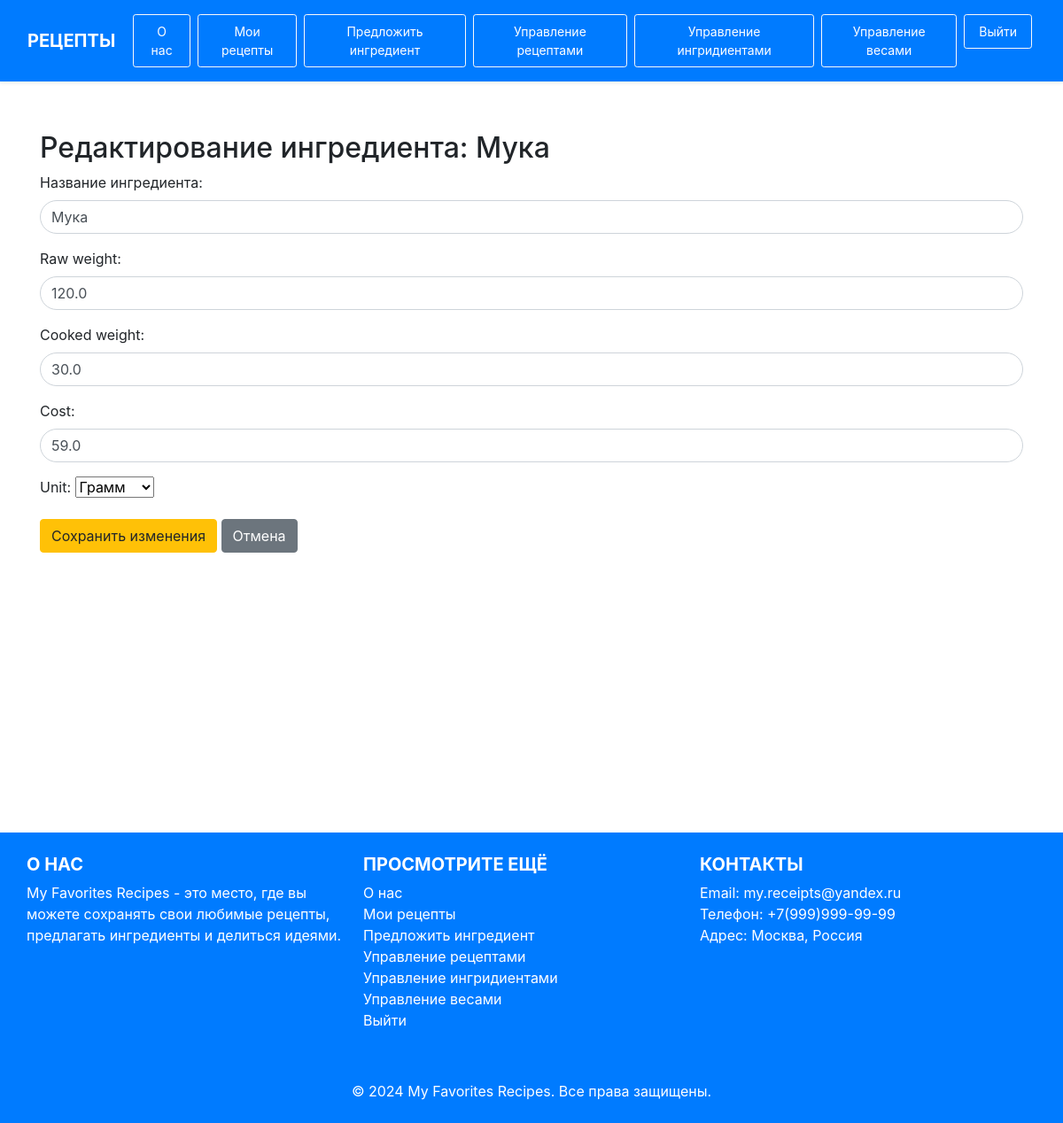
Screenshot of /manage-ingredients/edit-ingredient-element/4/ (signed in) with the database file from the repository.
### recipe_catalog/models.py (models this page shows, shortened)
class Ingredient(models.Model):
    title = models.CharField(
        max_length=255,
        validators=[
            RegexValidator(
                regex=r'^[A-Za-zА-Яа-яёЁ\s0-9]+$',
                message='Имя не должно содержать спецсимволов'
            )
        ]
    )
    raw_weight = models.FloatField(
        validators=[MinValueValidator(0.1, message='Сырой вес должен быть положительным числом.')]
    )
    cooked_weight = models.FloatField(
        validators=[MinValueValidator(0.1, message='Вес приготовленного продукта должен быть положительным.')]
    )
    cost = models.FloatField(
        validators=[MinValueValidator(0.1, message='Стоимость должна быть больше 0')]
    )
    unit = models.ForeignKey(Unit, on_delete=models.SET_NULL, null=True, blank=True)
    author = models.ForeignKey(User, on_delete=models.CASCADE)

### recipe_catalog/views/ingredient.py (the view)
# urls.py: path('manage-ingredients/edit-ingredient-element/<int:pk>/', edit_ingredient_element, name='edit-ingredient-element'),
@login_required
def edit_ingredient_element(request, pk):
    ingredient = get_object_or_404(Ingredient, pk=pk, author=request.user)
    if request.method == 'POST':
        form = IngredientForm(request.POST, instance=ingredient)
        if form.is_valid():
            form.save()
            messages.success(request, 'Ингредиент обновлён.')
            return redirect('manage-ingredients')
    else:
        form = IngredientForm(instance=ingredient)
    return render(request, templates['edit_ingredient_element_page'], {'form': form, 'ingredient': ingredient})

### recipe_catalog/forms.py (shortened to what this page needs)
class IngredientForm(forms.ModelForm):
    class Meta:
        model = Ingredient
        fields = ['title', 'raw_weight', 'cooked_weight', 'cost', 'unit']
    def __init__(self, *args, **kwargs):
        super(IngredientForm, self).__init__(*args, **kwargs)
        self.fields['title'].widget.attrs.update({
            'class': 'form-control rounded-pill',
            'placeholder': 'Введите название ингредиента'
        })
        self.fields['title'].label = 'Название ингредиента'
        self.fields['raw_weight'].widget.attrs.update({
            'class': 'form-control rounded-pill',
            'placeholder': 'Введите сырой вес'
        })
        self.fields['cooked_weight'].widget.attrs.update({
            'class': 'form-control rounded-pill',
            'placeholder': 'Введите вес после готовки'
        })
        self.fields['cost'].widget.attrs.update({
            'class': 'form-control rounded-pill',
            'placeholder': 'Введите стоимость'
        })

### recipe_catalog/constants.py (called while the page is built)
    def __getitem__(self, key):
        return self.templates.get(key)

### recipe_catalog/models.py (called while the page is built)
    def __str__(self):
        return self.name

### templates/recipe_catalog/edit-ingredient-element.html (shortened to what this page needs)
{% extends '../layout/layout.html' %}
{% block content %}
<div class="container mt-4">
    <h2>Редактирование ингредиента: {{ ingredient.title }}</h2>
    <form method="POST">
        {{ form.as_p }}
        <button type="submit" class="btn btn-warning">Сохранить изменения</button>
        <a href="{% url 'manage-ingredients' %}" class="btn btn-secondary">Отмена</a>
    </form>
</div>
{% endblock %}

### recipe_catalog/static/css/styles.css (style rules this page uses)
body, html { height: 100%; margin: 0; }

### rows the page displays
Ingredient: title "Мука", raw_weight "120.0", cooked_weight "30.0", cost "59.0", unit "Грамм"
